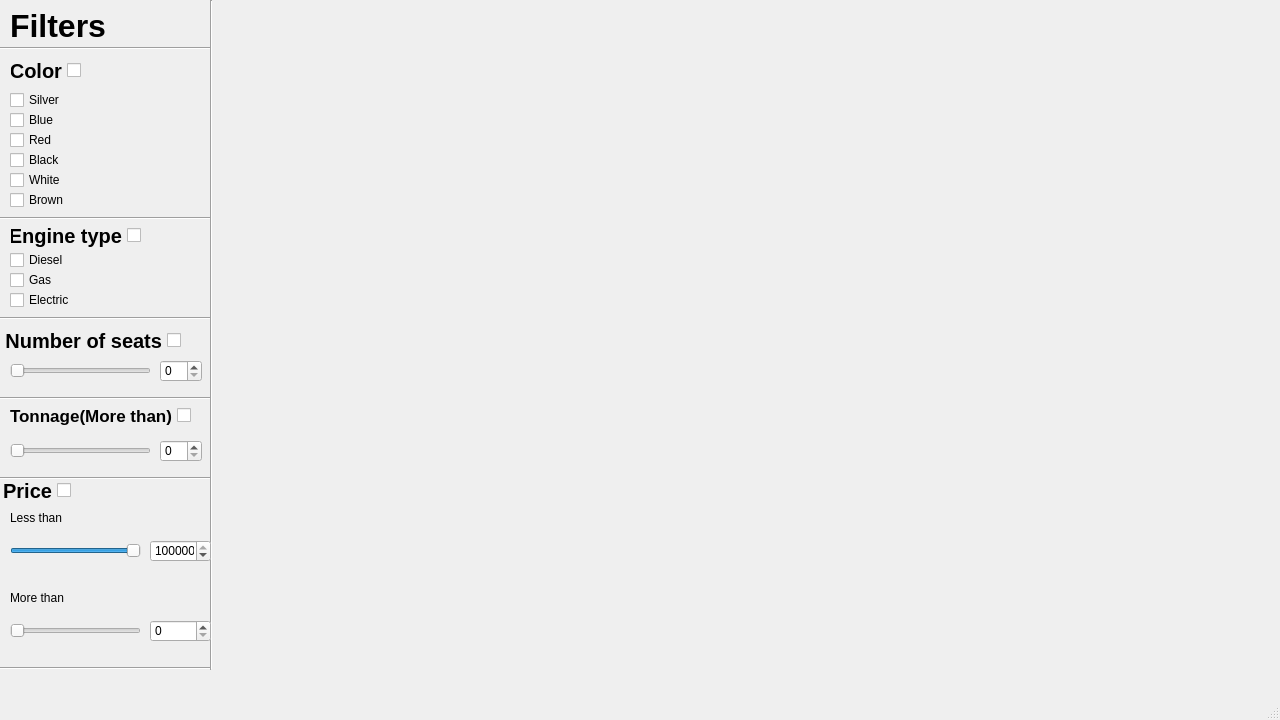
<?xml version="1.0" encoding="UTF-8"?>
<ui version="4.0">
 <class>MainWindow</class>
 <widget class="QMainWindow" name="MainWindow">
  <property name="geometry">
   <rect>
    <x>0</x>
    <y>0</y>
    <width>1280</width>
    <height>720</height>
   </rect>
  </property>
  <property name="windowTitle">
   <string>MainWindow</string>
  </property>
  <widget class="QWidget" name="centralwidget">
   <widget class="QCheckBox" name="silverCheck">
    <property name="geometry">
     <rect>
      <x>10</x>
      <y>90</y>
      <width>76</width>
      <height>20</height>
     </rect>
    </property>
    <property name="text">
     <string>Silver</string>
    </property>
   </widget>
   <widget class="QLabel" name="label">
    <property name="geometry">
     <rect>
      <x>10</x>
      <y>10</y>
      <width>151</width>
      <height>31</height>
     </rect>
    </property>
    <property name="font">
     <font>
      <pointsize>24</pointsize>
      <bold>true</bold>
     </font>
    </property>
    <property name="text">
     <string>Filters</string>
    </property>
   </widget>
   <widget class="Line" name="line">
    <property name="geometry">
     <rect>
      <x>0</x>
      <y>40</y>
      <width>211</width>
      <height>16</height>
     </rect>
    </property>
    <property name="orientation">
     <enum>Qt::Horizontal</enum>
    </property>
   </widget>
   <widget class="QCheckBox" name="blueCheck">
    <property name="geometry">
     <rect>
      <x>10</x>
      <y>110</y>
      <width>76</width>
      <height>20</height>
     </rect>
    </property>
    <property name="text">
     <string>Blue</string>
    </property>
   </widget>
   <widget class="QCheckBox" name="redCheck">
    <property name="geometry">
     <rect>
      <x>10</x>
      <y>130</y>
      <width>76</width>
      <height>20</height>
     </rect>
    </property>
    <property name="text">
     <string>Red</string>
    </property>
   </widget>
   <widget class="QCheckBox" name="blackCheck">
    <property name="geometry">
     <rect>
      <x>10</x>
      <y>150</y>
      <width>76</width>
      <height>20</height>
     </rect>
    </property>
    <property name="text">
     <string>Black</string>
    </property>
   </widget>
   <widget class="QCheckBox" name="whiteCheck">
    <property name="geometry">
     <rect>
      <x>10</x>
      <y>170</y>
      <width>76</width>
      <height>20</height>
     </rect>
    </property>
    <property name="text">
     <string>White</string>
    </property>
   </widget>
   <widget class="QCheckBox" name="brownCheck">
    <property name="geometry">
     <rect>
      <x>10</x>
      <y>190</y>
      <width>76</width>
      <height>20</height>
     </rect>
    </property>
    <property name="text">
     <string>Brown</string>
    </property>
   </widget>
   <widget class="Line" name="line_2">
    <property name="geometry">
     <rect>
      <x>0</x>
      <y>210</y>
      <width>211</width>
      <height>16</height>
     </rect>
    </property>
    <property name="orientation">
     <enum>Qt::Horizontal</enum>
    </property>
   </widget>
   <widget class="QSlider" name="seatSlider">
    <property name="geometry">
     <rect>
      <x>10</x>
      <y>360</y>
      <width>141</width>
      <height>22</height>
     </rect>
    </property>
    <property name="maximum">
     <number>12</number>
    </property>
    <property name="orientation">
     <enum>Qt::Horizontal</enum>
    </property>
   </widget>
   <widget class="Line" name="line_3">
    <property name="geometry">
     <rect>
      <x>0</x>
      <y>390</y>
      <width>211</width>
      <height>16</height>
     </rect>
    </property>
    <property name="orientation">
     <enum>Qt::Horizontal</enum>
    </property>
   </widget>
   <widget class="QSpinBox" name="seatSpinBox">
    <property name="geometry">
     <rect>
      <x>160</x>
      <y>360</y>
      <width>42</width>
      <height>22</height>
     </rect>
    </property>
    <property name="buttonSymbols">
     <enum>QAbstractSpinBox::UpDownArrows</enum>
    </property>
    <property name="maximum">
     <number>12</number>
    </property>
   </widget>
   <widget class="QCheckBox" name="seatFilter">
    <property name="geometry">
     <rect>
      <x>0</x>
      <y>330</y>
      <width>181</width>
      <height>21</height>
     </rect>
    </property>
    <property name="font">
     <font>
      <pointsize>15</pointsize>
      <bold>true</bold>
     </font>
    </property>
    <property name="layoutDirection">
     <enum>Qt::RightToLeft</enum>
    </property>
    <property name="text">
     <string>Number of seats</string>
    </property>
   </widget>
   <widget class="QCheckBox" name="colorFilter">
    <property name="geometry">
     <rect>
      <x>10</x>
      <y>60</y>
      <width>71</width>
      <height>21</height>
     </rect>
    </property>
    <property name="font">
     <font>
      <pointsize>15</pointsize>
      <bold>true</bold>
     </font>
    </property>
    <property name="layoutDirection">
     <enum>Qt::RightToLeft</enum>
    </property>
    <property name="text">
     <string>Color</string>
    </property>
   </widget>
   <widget class="Line" name="line_4">
    <property name="geometry">
     <rect>
      <x>0</x>
      <y>310</y>
      <width>211</width>
      <height>16</height>
     </rect>
    </property>
    <property name="orientation">
     <enum>Qt::Horizontal</enum>
    </property>
   </widget>
   <widget class="QCheckBox" name="engineFilter">
    <property name="geometry">
     <rect>
      <x>10</x>
      <y>220</y>
      <width>131</width>
      <height>31</height>
     </rect>
    </property>
    <property name="font">
     <font>
      <pointsize>15</pointsize>
      <bold>true</bold>
     </font>
    </property>
    <property name="layoutDirection">
     <enum>Qt::RightToLeft</enum>
    </property>
    <property name="text">
     <string>Engine type</string>
    </property>
   </widget>
   <widget class="QCheckBox" name="dieselCheck">
    <property name="geometry">
     <rect>
      <x>10</x>
      <y>250</y>
      <width>76</width>
      <height>20</height>
     </rect>
    </property>
    <property name="text">
     <string>Diesel</string>
    </property>
   </widget>
   <widget class="QCheckBox" name="gasCheck">
    <property name="geometry">
     <rect>
      <x>10</x>
      <y>270</y>
      <width>76</width>
      <height>20</height>
     </rect>
    </property>
    <property name="text">
     <string>Gas</string>
    </property>
   </widget>
   <widget class="QCheckBox" name="electricCheck">
    <property name="geometry">
     <rect>
      <x>10</x>
      <y>290</y>
      <width>76</width>
      <height>20</height>
     </rect>
    </property>
    <property name="text">
     <string>Electric</string>
    </property>
   </widget>
   <widget class="Line" name="line_5">
    <property name="geometry">
     <rect>
      <x>210</x>
      <y>0</y>
      <width>3</width>
      <height>670</height>
     </rect>
    </property>
    <property name="sizePolicy">
     <sizepolicy hsizetype="Fixed" vsizetype="Minimum">
      <horstretch>0</horstretch>
      <verstretch>0</verstretch>
     </sizepolicy>
    </property>
    <property name="orientation">
     <enum>Qt::Vertical</enum>
    </property>
   </widget>
   <widget class="QSpinBox" name="tonnageSpinBox">
    <property name="geometry">
     <rect>
      <x>160</x>
      <y>440</y>
      <width>42</width>
      <height>22</height>
     </rect>
    </property>
    <property name="buttonSymbols">
     <enum>QAbstractSpinBox::UpDownArrows</enum>
    </property>
    <property name="maximum">
     <number>600</number>
    </property>
    <property name="singleStep">
     <number>50</number>
    </property>
   </widget>
   <widget class="Line" name="line_6">
    <property name="geometry">
     <rect>
      <x>0</x>
      <y>470</y>
      <width>211</width>
      <height>16</height>
     </rect>
    </property>
    <property name="orientation">
     <enum>Qt::Horizontal</enum>
    </property>
   </widget>
   <widget class="QSlider" name="tonnageSlider">
    <property name="geometry">
     <rect>
      <x>10</x>
      <y>440</y>
      <width>141</width>
      <height>22</height>
     </rect>
    </property>
    <property name="maximum">
     <number>600</number>
    </property>
    <property name="singleStep">
     <number>50</number>
    </property>
    <property name="pageStep">
     <number>10</number>
    </property>
    <property name="orientation">
     <enum>Qt::Horizontal</enum>
    </property>
   </widget>
   <widget class="QCheckBox" name="tonnageFilter">
    <property name="geometry">
     <rect>
      <x>0</x>
      <y>400</y>
      <width>191</width>
      <height>31</height>
     </rect>
    </property>
    <property name="font">
     <font>
      <pointsize>13</pointsize>
      <bold>true</bold>
     </font>
    </property>
    <property name="layoutDirection">
     <enum>Qt::RightToLeft</enum>
    </property>
    <property name="text">
     <string>Tonnage(More than)</string>
    </property>
   </widget>
   <widget class="QSpinBox" name="lessThanPriceSpinBox">
    <property name="geometry">
     <rect>
      <x>150</x>
      <y>540</y>
      <width>61</width>
      <height>22</height>
     </rect>
    </property>
    <property name="buttonSymbols">
     <enum>QAbstractSpinBox::UpDownArrows</enum>
    </property>
    <property name="maximum">
     <number>100000</number>
    </property>
    <property name="singleStep">
     <number>100</number>
    </property>
    <property name="value">
     <number>100000</number>
    </property>
   </widget>
   <widget class="Line" name="line_7">
    <property name="geometry">
     <rect>
      <x>0</x>
      <y>660</y>
      <width>211</width>
      <height>16</height>
     </rect>
    </property>
    <property name="orientation">
     <enum>Qt::Horizontal</enum>
    </property>
   </widget>
   <widget class="QCheckBox" name="priceFilter">
    <property name="geometry">
     <rect>
      <x>0</x>
      <y>480</y>
      <width>71</width>
      <height>21</height>
     </rect>
    </property>
    <property name="font">
     <font>
      <pointsize>15</pointsize>
      <bold>true</bold>
     </font>
    </property>
    <property name="layoutDirection">
     <enum>Qt::RightToLeft</enum>
    </property>
    <property name="text">
     <string>Price</string>
    </property>
   </widget>
   <widget class="QLabel" name="label_2">
    <property name="geometry">
     <rect>
      <x>10</x>
      <y>510</y>
      <width>81</width>
      <height>16</height>
     </rect>
    </property>
    <property name="text">
     <string>Less than</string>
    </property>
   </widget>
   <widget class="QSlider" name="moreThanPriceSlider">
    <property name="geometry">
     <rect>
      <x>10</x>
      <y>620</y>
      <width>131</width>
      <height>22</height>
     </rect>
    </property>
    <property name="maximum">
     <number>100000</number>
    </property>
    <property name="singleStep">
     <number>100</number>
    </property>
    <property name="value">
     <number>0</number>
    </property>
    <property name="sliderPosition">
     <number>0</number>
    </property>
    <property name="orientation">
     <enum>Qt::Horizontal</enum>
    </property>
   </widget>
   <widget class="QLabel" name="label_3">
    <property name="geometry">
     <rect>
      <x>10</x>
      <y>590</y>
      <width>81</width>
      <height>16</height>
     </rect>
    </property>
    <property name="text">
     <string>More than</string>
    </property>
   </widget>
   <widget class="QSpinBox" name="moreThanPriceSpinBox">
    <property name="geometry">
     <rect>
      <x>150</x>
      <y>620</y>
      <width>61</width>
      <height>22</height>
     </rect>
    </property>
    <property name="buttonSymbols">
     <enum>QAbstractSpinBox::UpDownArrows</enum>
    </property>
    <property name="maximum">
     <number>100000</number>
    </property>
    <property name="singleStep">
     <number>100</number>
    </property>
    <property name="value">
     <number>0</number>
    </property>
   </widget>
   <widget class="QSlider" name="lessThanPriceSlider">
    <property name="geometry">
     <rect>
      <x>10</x>
      <y>540</y>
      <width>131</width>
      <height>22</height>
     </rect>
    </property>
    <property name="maximum">
     <number>100000</number>
    </property>
    <property name="singleStep">
     <number>100</number>
    </property>
    <property name="value">
     <number>100000</number>
    </property>
    <property name="sliderPosition">
     <number>100000</number>
    </property>
    <property name="orientation">
     <enum>Qt::Horizontal</enum>
    </property>
   </widget>
   <widget class="QWidget" name="">
    <property name="geometry">
     <rect>
      <x>210</x>
      <y>10</y>
      <width>1061</width>
      <height>661</height>
     </rect>
    </property>
    <layout class="QGridLayout" name="cardTable">
     <property name="sizeConstraint">
      <enum>QLayout::SetFixedSize</enum>
     </property>
    </layout>
   </widget>
  </widget>
  <widget class="QMenuBar" name="menubar">
   <property name="geometry">
    <rect>
     <x>0</x>
     <y>0</y>
     <width>1280</width>
     <height>22</height>
    </rect>
   </property>
  </widget>
  <widget class="QStatusBar" name="statusbar"/>
 </widget>
 <resources/>
 <connections/>
</ui>
